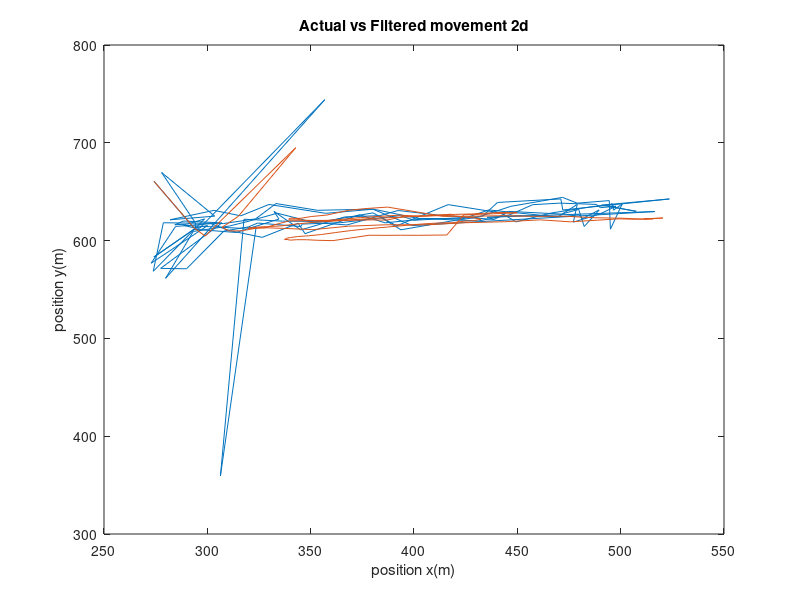
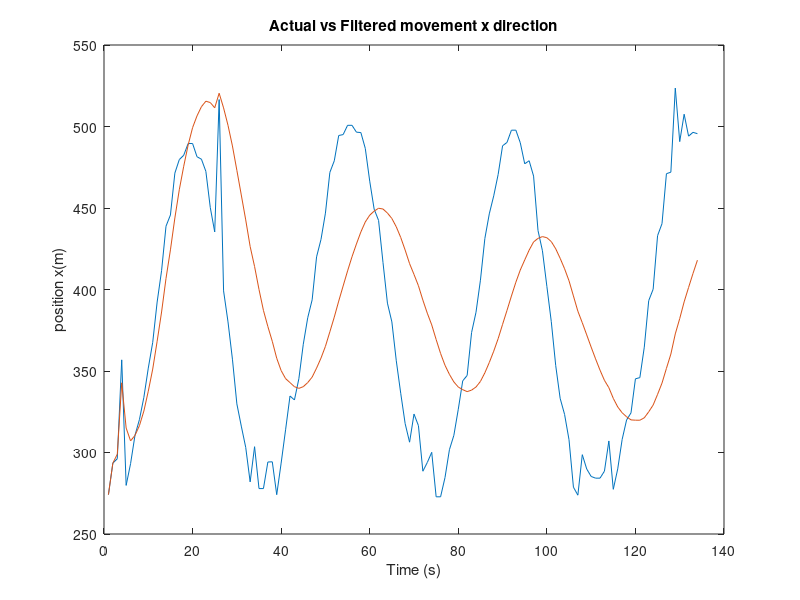
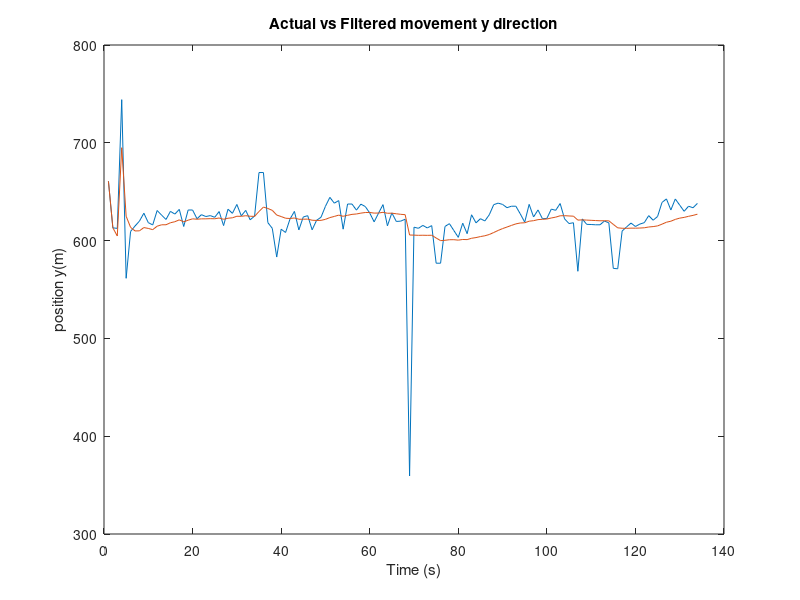

These charts were generated, in order, by the following MATLAB code:
load('data.mat')
T = 0.01; %sample time of 0.01 s
psi = [1 0 T 0; 
       0 1 0 T; 
       0 0 1 0; 
       0 0 0 1];       %state transition matrix
init = 30;      %number of variables that will be used to calculate initial value of system
rate_x = zeros(init,1); rate_y = zeros(init,1); %matrices to store initial rate of change in x & y
init_x = zeros(init,1); init_y = zeros(init,1); %matrices to store initial values of x and y
for i=1:init
   rate_x(i) = (data_2d_raw(i+1,1) - data_2d_raw(i,1))/T;
   rate_y(i) = (data_2d_raw(i+1,2) - data_2d_raw(i,2))/T;
   init_x(i) = data_2d_raw(i,1); init_y(i) = data_2d_raw(i,2);
end

%X_previous =  [mean(init_x); mean(rate_x); mean(init_y); mean(rate_y)]; %state matrix for previous instance
cov_x_x_dot = cov(init_x, rate_x);
cov_x_y = cov(init_x, init_y);
cov_x_y_dot = cov(init_x, rate_y);
cov_x_dot_y_dot = cov(rate_x, rate_y);
cov_x_dot_y = cov(rate_x, init_y);
cov_y_y_dot = cov(init_x, rate_y);

X_previous =  [init_x(1); 
               init_y(1); 
               0; 
               0]; %state matrix for previous instance
S_previous = [ var(init_x) 0 0 0;
               0 var(init_y) 0 0; 
               0 0 var(rate_x) 0; 
               0 0 0 var(rate_y);];

dyn_var_x = 0.1;
dyn_var_y = 0.1;
meas_var_x = 1;
meas_var_y = 1;
Q = [0 0 0 0; 
     0 0 0 0; 
     0 0 dyn_var_x 0; 
     0 0 0 dyn_var_y];
R = [meas_var_x     0; 
    0               meas_var_y];
M = [1 0 0 0; 
     0 1 0 0];
I = [1 0 0 0; 
     0 1 0 0; 
     0 0 1 0; 
     0 0 0 1];

data_2d_filtered = zeros(length(data_2d_raw),2);
for i=1:length(data_2d_raw)
    X_predicted = psi * X_previous;       %predicting current state value based on transition matrix
    S_predicted = psi * S_previous * psi' + Q;    %updating state covariance matrix
    Y = [data_2d_raw(i,1); data_2d_raw(i,2)];              %obtaining current measurement
    K = S_predicted*M'/(M*S_predicted*M' + R);   %Kalman gain calculation
    X_updated = X_predicted + K*(Y - M*X_predicted);    %updated state value
    S_updated = (I - K*M) * S_predicted;        %updated state covarinace matrix
    X_previous = X_updated;
    S_previous = S_updated;
    data_2d_filtered(i,1) = X_updated(1,1);
    data_2d_filtered(i,2) = X_updated(2,1);
end

figure(1)
plot(data_2d_raw(:,1),data_2d_raw(:,2))
hold on
plot(data_2d_filtered(:,1),data_2d_filtered(:,2))
title("Actual vs Filtered movement 2d")
xlabel("position x(m)")
ylabel("position y(m)")

figure(2)
plot(data_2d_raw(:,1))
hold on
plot(data_2d_filtered(:,1))
title("Actual vs Filtered movement x direction")
xlabel("Time (s)")
ylabel("position x(m)")

figure(3)
plot(data_2d_raw(:,2))
hold on
plot(data_2d_filtered(:,2))
title("Actual vs Filtered movement y direction")
xlabel("Time (s)")
ylabel("position y(m)")

%S_previous = cov(init_x, rate_x, init_y, rate_y);
%                [ std(init_x) cov(init_x, rate_x) cov(init_x, init_y) cov(init_x, rate_y) ; 
%                cov(rate_x, init_x) std(rate_x) cov(rate_x, init_y) cov(rate_x, rate_y) ;
%                cov(init_y, init_x) cov(init_y, rate_x) std(init_y) cov(init_y, rate_y) ;
%                cov(rate_y, init_x) cov(rate_y, rate_x) cov(rate_y, init_y) std(rate_y) ];  %state covariance matrix at previous instance S_t-1,t-1
%            

